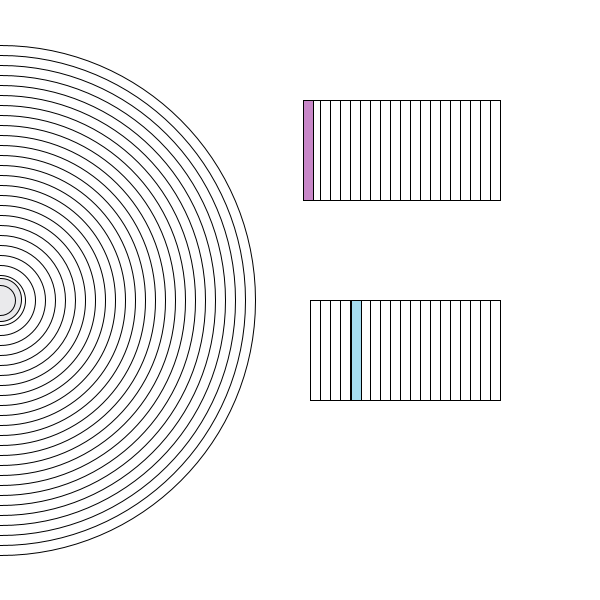
Frame 1 (no input)
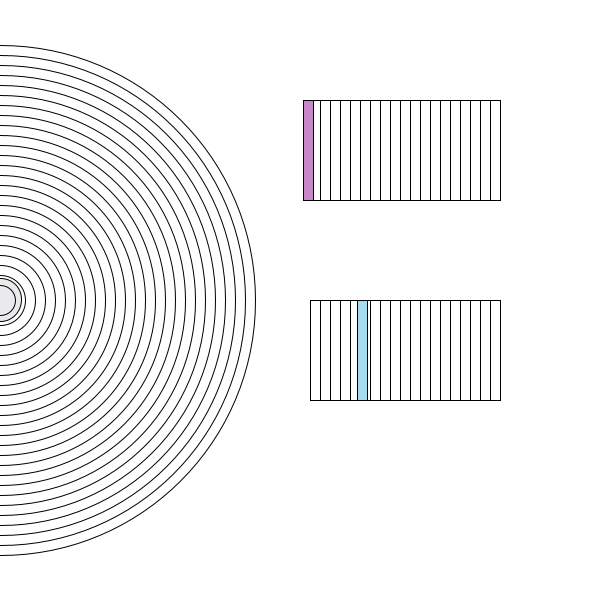
Frame 60 (the mouse pressed at the canvas centre just before this capture)
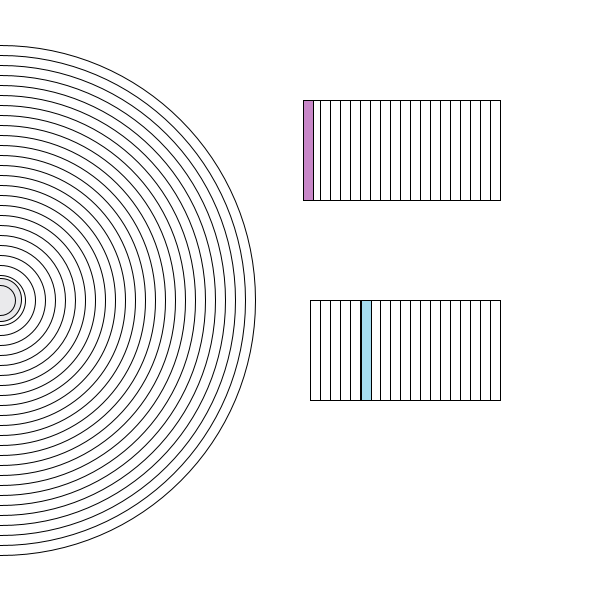
Frame 120 (the mouse held since frame 60 and released just before this capture)

The Processing sketch that drew these frames (run headless with seeded random() and noise(); from frame 60 on, the mouse is pressed at the canvas centre):

// Processing sketch: processing_106093
// ── processing_106093.pde

float hourtx;

float hourX;
float minuteX;
float secondX;
int clock3 = 10;
int clock = 300;
int clock2 = 300;
void setup () {
  size(600, 600);
  noFill();
}

void draw() {
    background(255);
    clock3 = 10;
  for (int i = 0; i < 25; i++) {
    noFill();
    clock3 = clock3 + 20;
    ellipse(0, 300, clock3, clock3);
  }
 
 clock2 = 300;
    clock = 300;
for (int i = 1; i < 20; i++) {
  noFill();
  clock = clock + 10;
  clock2 = clock2 + 10;
  rect(clock, 100, 10, 100);
rect(clock2, 300, 10, 100);
}
  hourX = map(hour(), 0, 23, 0, 500);
  secondX = map(second(), 0, 59, 300, 490);
  minuteX = map(minute(), 0, 59, 300, 490);

  fill(200, 135, 200);
  rect(minuteX, 100, 10, 100);
  fill(164, 220, 240);
  rect(secondX, 300, 10, 100);

//     for (int i = 0; i < 24; i++) {
        fill(0, 0, hourX/2, hourX/2);
      ellipse(0, 300, hourX, hourX);
      println(hourX);
//    }
 
  
}
